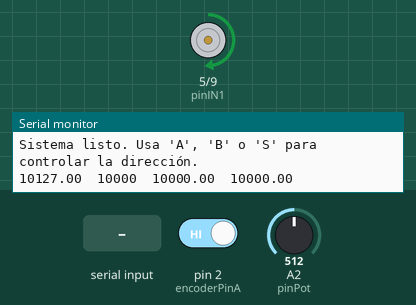
Bench run of a sketch on a simulated Arduino Uno, built with avr-gcc and run on an emulated ATmega328P. Shown: motor-driver pin pairs drawn as motors (green arrow = first pin HIGH = forward, orange = second pin HIGH = backward, longer = more drive, scaled by the enable pin), the last lines printed to the serial monitor. The test bench sets the inputs (shaded band); at power-on: A2 (pinPot) = 512, pin 2 (encoderPinA) HIGH.

Above: at 1.2 s.
1.3 s: A2 (pinPot) set to 716
At 2.0 s:
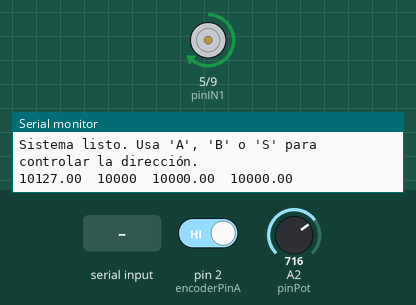
2.8 s: "S" received over Serial
At 3.1 s:
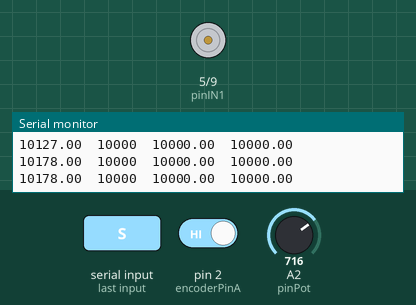
4.3 s: "B" received over Serial
At 5.5 s:
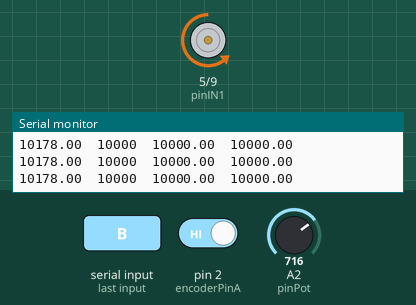
5.8 s: A2 (pinPot) set to 900
At 6.6 s:
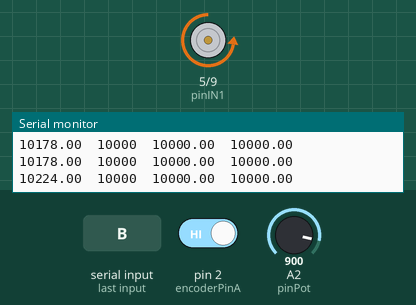
7.3 s: "A" received over Serial
At 7.8 s:
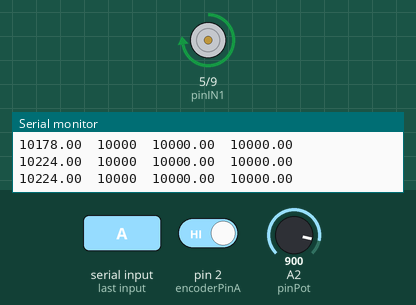
8.8 s: A2 (pinPot) set to 122
At 10.1 s:
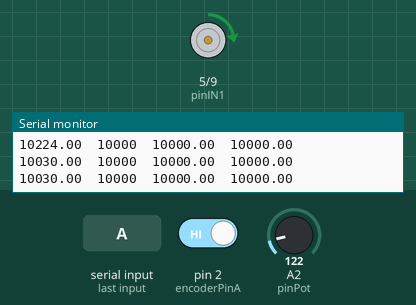
Timing chart, 0 to 11.3 s (numbered marks = the images above; inputs shaded):
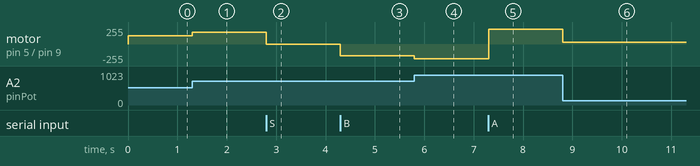

The sketch:

controldemotores.ino
```cpp
// Jerson Oswaldo Sierra & Juan David Sotelo

const int pinPot = A2;       // Potenciómetro
const int pinENA = 10;       // PWM para ENA
const int pinIN1 = 5;        // IN1
const int pinIN2 = 9;        // IN2
const int encoderPinA = 2;   // Señal A del encoder
const int encoderPinB = 3;   // Señal B del encoder

volatile int contadorPulsos = 0;
char currentDirection = 'A';    // Iniciar en la posición 'A'
int encoder = 20;
int tot = encoder * 48;
unsigned long tiempoAnterior = 0;

void setup() {
    pinMode(pinENA, OUTPUT);
    pinMode(pinIN1, OUTPUT);
    pinMode(pinIN2, OUTPUT);
    pinMode(encoderPinA, INPUT_PULLUP);
    pinMode(encoderPinB, INPUT_PULLUP);

    attachInterrupt(digitalPinToInterrupt(encoderPinA), encoderISR, RISING);

    Serial.begin(9600);
    Serial.println("Sistema listo. Usa 'A', 'B' o 'S' para controlar la dirección.");
}

void loop() {
    int potValue = analogRead(pinPot);
    int motorSpeed = map(potValue, 0, 1023, 0, 255);

    if (motorSpeed == 0 || currentDirection == 'S') {
        analogWrite(pinENA, 0);
        digitalWrite(pinIN1, LOW);
        digitalWrite(pinIN2, LOW);
    } else {
        analogWrite(pinENA, motorSpeed);
        if (currentDirection == 'A') {
            digitalWrite(pinIN1, HIGH);
            digitalWrite(pinIN2, LOW);
        } else if (currentDirection == 'B') {
            digitalWrite(pinIN1, LOW);
            digitalWrite(pinIN2, HIGH);
        }
    }

    if (Serial.available() > 0) {
        char command = Serial.read();
        updateMotorDirection(command);
    }

    unsigned long tiempoActual = millis();
    if (tiempoActual - tiempoAnterior >= 1000) {
        noInterrupts();
        int pulsos = contadorPulsos;
        contadorPulsos = 0;
        interrupts();

        float rps = (float)pulsos / tot;
        float rpm = rps * 60.0;
        float velocidad = motorSpeed;

        Serial.print(velocidad + 10000);
        Serial.print("\t");
        Serial.print(pulsos + 10000);
        Serial.print("\t");
        Serial.print(rps + 10000);
        Serial.print("\t");
        Serial.println(rpm + 10000);

        tiempoAnterior = tiempoActual;
    }
}

void updateMotorDirection(char command) {
    if (command == 'A') {
        currentDirection = 'A';
    } else if (command == 'B') {
        currentDirection = 'B';
    } else if (command == 'S') {
        currentDirection = 'S';
    }
}

void encoderISR() {
    contadorPulsos++;
}
```

Measured:
- after the input at 1.3 s, motor on pin 5 (pinIN1) / pin 9 (pinIN2): forward 127/255 → forward 178/255 at once
- after the input at 2.8 s, motor on pin 5 (pinIN1) / pin 9 (pinIN2): forward 178/255 → stopped at once
- after the input at 4.3 s, motor on pin 5 (pinIN1) / pin 9 (pinIN2): stopped → backward 178/255 at once
- after the input at 5.8 s, motor on pin 5 (pinIN1) / pin 9 (pinIN2): backward 178/255 → backward 224/255 at once
- after the input at 7.3 s, motor on pin 5 (pinIN1) / pin 9 (pinIN2): backward 224/255 → forward 224/255 at once
- after the input at 8.8 s, motor on pin 5 (pinIN1) / pin 9 (pinIN2): forward 224/255 → forward 30/255 at once
